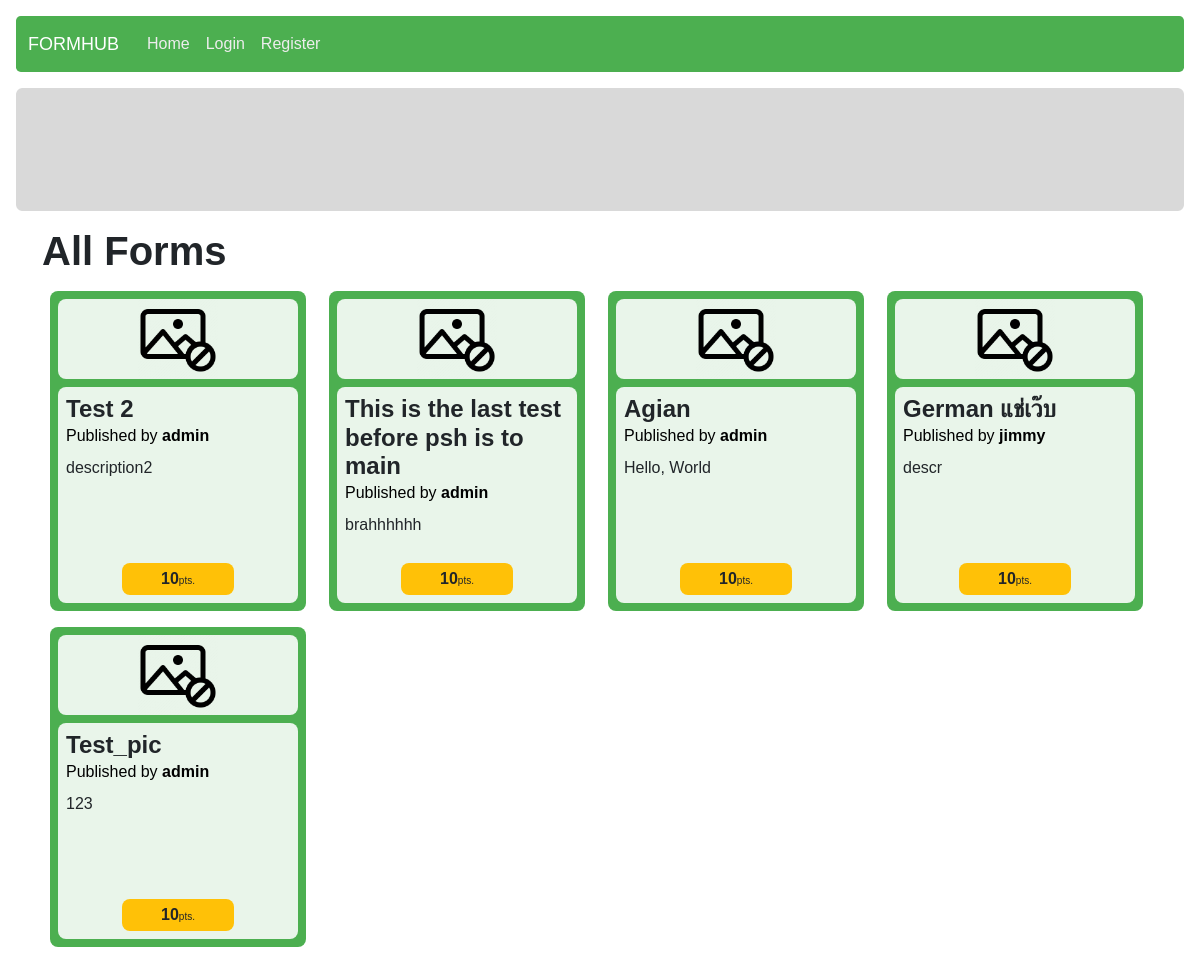
The app's page /, older data.
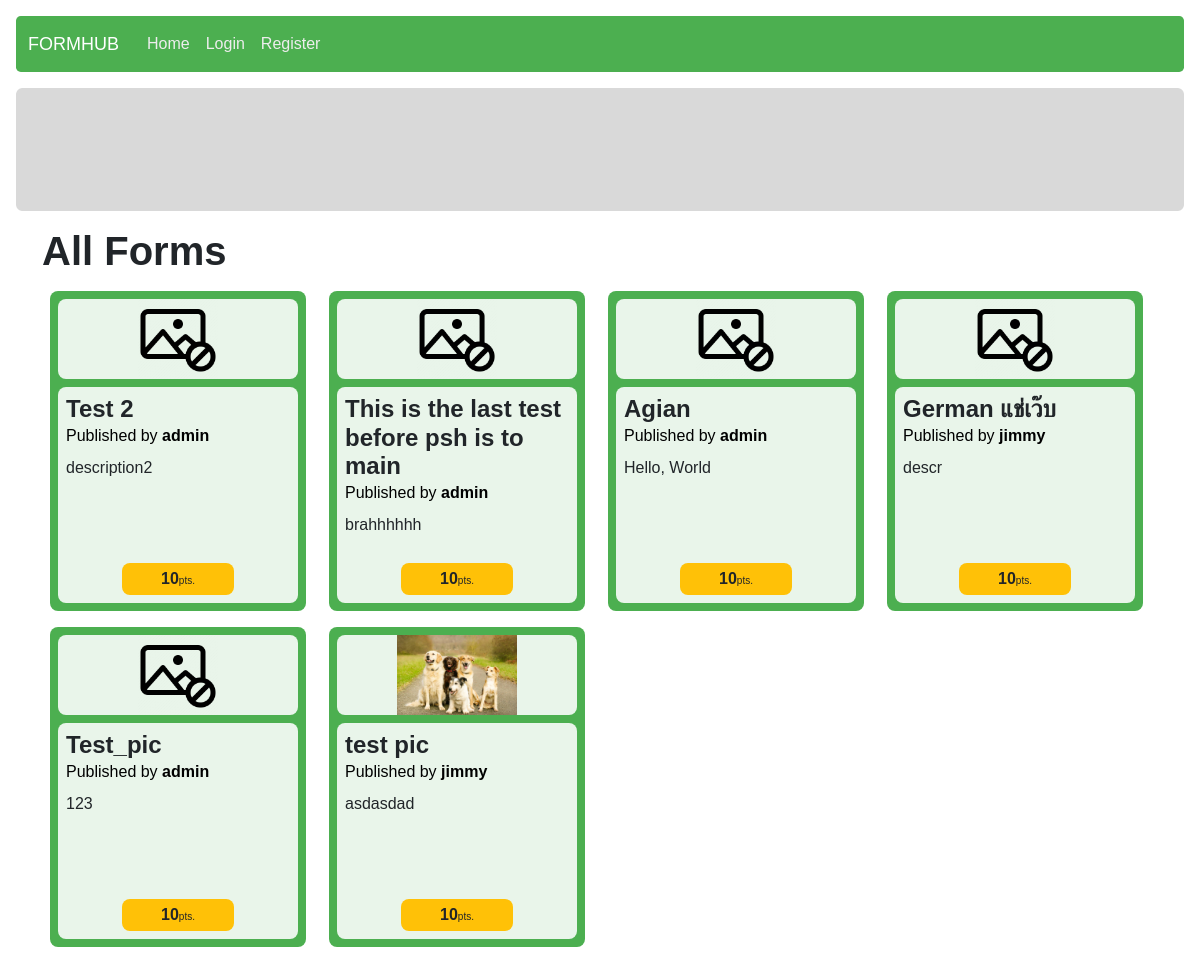
The same page, newer data.
### form_management/models.py (models this page shows, shortened)
class Form(models.Model):
    owner = models.ForeignKey(User, on_delete = models.CASCADE)
    form_name = models.CharField(max_length = 125)
    description = models.CharField(max_length = 1000)
    category = models.ForeignKey(Category, on_delete = models.CASCADE, null = True)
    design = models.JSONField()
    creation_timestamp = models.DateTimeField(auto_now_add = True)
    publish_timestamp = models.DateTimeField(null = True)
    is_open = models.BooleanField(default = False)
    is_sale = models.BooleanField(default = False)
    form_point = models.ForeignKey(Point, on_delete = models.CASCADE, related_name="form_point")
    form_pic = models.ImageField(
        upload_to="static/form_management/imgs",
        null = True,
        default = "static/form_management/imgs/no-pic.png")

class Point(models.Model):
    form_size = models.CharField(max_length = 2)
    point = models.IntegerField()
    description = models.CharField(max_length = 50, null = True)
    lower_bound = models.IntegerField()
    upper_bound = models.IntegerField()
    def __str__(self):
        return f"{self.point}"

### authentication/models.py (models this page shows)
class User(AbstractUser):
    student_id = models.CharField(max_length = 10, null = True)
    profile_img = models.ImageField(
        upload_to="static/userprofile/imgs",
        null = True,
        default = "static/userprofile/imgs/default.jpg")
    def __str__(self):
        return f"{self.username}"

### answering/views.py (the view)
# urls.py: path("", views.index, name="index"),
def index(request):
	if (request.user.is_authenticated):
		is_already_answered_form = FormResponse.objects.filter(responder = request.user).values("form_id").distinct()
		exclude_form_list = [item["form_id"] for item in is_already_answered_form]
		forms = Form.objects.filter(is_open = True).exclude(id__in=exclude_form_list)
	else:
		forms = Form.objects.filter(is_open = True)
	return render(request, "answering/index.html", {
		"title": "All Active Forms",
		"forms": forms,
	})

### templates/answering/index.html (shortened to what this page needs)
{% extends "layout.html" %}
{% load static %}
{% block extra_css %}
    <link rel="stylesheet" href="{% static 'answering/index.css' %}">
{% endblock %}
{% block body %}
<div class="container">
    <h1><strong>All Forms</strong></h1>
    <div class="all-forms d-flex flex-row flex-wrap">
        {% for form in forms %}
            <div class="form-card p-2 d-flex flex-column col-sm-6 col-md-4 col-lg-3" data-code="{{ form.id }}">
                <div class="form p-2 d-flex flex-column">
                    <div class="img-container d-flex justify-content-center">
                        <img id="form_pic_{{form.id}}" data-code="{{ form.id }}" src="{{ form.form_pic }}" alt="no-photo">
                    </div>
                    <div class="form-meta-data mt-2 p-2">
                        <h4 class="form-name my-0">{{ form.form_name }}</h6>
                        <a href="/account/{{ form.owner.id }}" class="mb-2 author">Published by <strong>{{ form.owner }}</strong></a>
                        <div class="description">
                            {{ form.description }}
                        </div>
                        <div class="bottom-section mt-auto p-1">
                            <span class="point">{{ form.form_point }}</span><span class="unit">pts.</span>
                        </div>
                    </div>
                </div>
            </div>
        {% empty %}
            <h3>No form</h3>
        {% endfor %}
    </div>
</div>
{% endblock %}

### templates/layout.html (shortened to what this page needs)
{% load static %}
<!DOCTYPE html>
<html lang="en">
    <head>
        <link href="https://cdn.jsdelivr.net/npm/bootstrap@5.0.2/dist/css/bootstrap.min.css" rel="stylesheet">
        <link rel="stylesheet" href="https://cdnjs.cloudflare.com/ajax/libs/font-awesome/6.5.1/css/all.min.css" />
        <link rel="stylesheet" href="{% static 'core/core.css' %}">
        {% block extra_css %}{% endblock %}
    </head>
    <body>
        <nav class="navbar m-3 rounded-3 navbar-expand-md">
            <div class="container-fluid">
                <a class="logo" href="/">FORMHUB</a>
                <div class="collapse navbar-collapse" id="navbarNavAltMarkup">
                    <ul class="navbar-nav">
                        <li class="nav-item">
                            <a class="nav-link" aria-current="page" href="/">Home</a>
                        </li>
                        {% if user.is_authenticated %}
                        <li class="nav-item">
                            <a class="nav-link" href="/redeem/">Redeem</a>
                        </li>
                        <li class="nav-item">
                            <a class="nav-link" href="/account/">User Profile</a>
                        </li>
                        <li class="nav-item">
                            <a class="nav-link" id="logout" href="/auth/logout">Log Out</a>
                        </li>
                        {% else %}
                        <li class="nav-item">
                            <a class="nav-link" href="/auth/">Login</a>
                        </li>
                        <li class="nav-item">
                            <a class="nav-link" href="/auth/register">Register</a>
                        </li>
                        {% endif %}
                    </ul>
                </div>
            </div>
        </nav>
        <div class="body">
            <div class="m-3 ads-top">
                <img src="{% static 'imgs/ads-top.png' %}" class="img-fluid" alt="ads-top">
            </div>
            {% block body %}
            {% endblock %}
        </div>
    </body>
</html>

### static/core/core.css (style rules this page uses)
* { margin: 0; padding: 0; box-sizing: border-box; font-family: Helvetica; }
.logo { color: rgb(255, 255, 255); text-decoration: none; font-size: large; margin-right: 20px; }
.navbar { background-color: #4CAF50; }
.nav-link { color: rgb(237, 237, 237); }
.img-fluid { min-height: 80px !important; }

### static/answering/index.css (style rules this page uses)
:root { --main-bg: #4CAF50; --card-trans-bg: #FFFFFFE0; }

Row changes from the older to the newer data that the page shows:
added Form: shows a picture, form_name "test pic", owner "jimmy", description "asdasdad", form_point "10"
